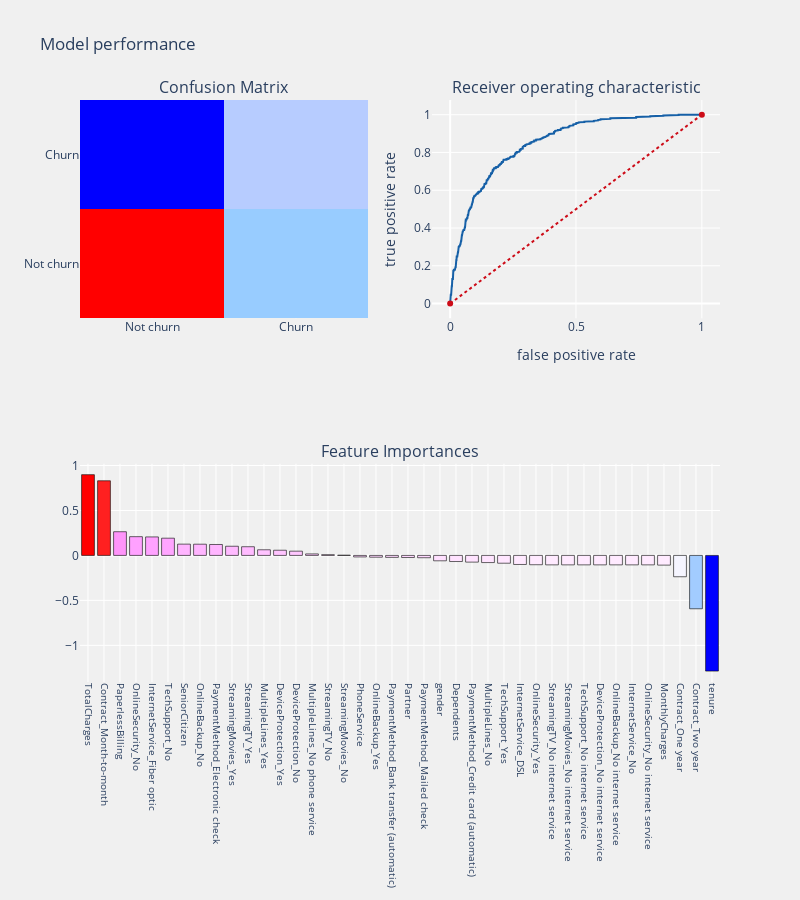

This figure's notebook cell:
### Markdown cell above
## 3.7 Support Vector Machine Classifier

### Code cell
from sklearn.svm import SVC

#Support vector classifier
#using linear hyper plane
svc_lin  = SVC(C=1.0, cache_size=200, class_weight=None, coef0=0.0,
               decision_function_shape='ovr', degree=3, gamma=1.0, kernel='linear',
               max_iter=-1, probability=True, random_state=None, shrinking=True,
               tol=0.001, verbose=False)

cols = [i for i in telcom.columns if i not in Id_col + target_col]
telecom_churn_prediction(svc_lin,os_smote_X,test_X,os_smote_Y,test_Y,
                         cols,"coefficients",threshold_plot = False)

### Figure 1 — Plotly figure (JSON) as saved in the notebook; plotly's stock layout.template omitted (floating-point values rounded to 4 significant figures; data arrays with more than 128 entries replaced by an {"elided": "..."} marker saying what was removed)
{"data": [{"colorscale": [[0, "rgb(0,0,255)"], [0.1, "rgb(51,153,255)"], [0.2, "rgb(102,204,255)"], [0.3, "rgb(153,204,255)"], [0.4, "rgb(204,204,255)"], [0.5, "rgb(255,255,255)"], [0.6, "rgb(255,204,255)"], [0.7, "rgb(255,153,255)"], [0.8, "rgb(255,102,204)"], [0.9, "rgb(255,102,102)"], [1, "rgb(255,0,0)"]], "name": "matrix", "showscale": false, "type": "heatmap", "x": ["Not churn", "Churn"], "xaxis": "x", "y": ["Not churn", "Churn"], "yaxis": "y", "z": [[924, 344], [97, 393]]}, {"line": {"color": "rgb(22, 96, 167)", "width": 2}, "name": "Roc : 0.7653737204661045", "type": "scatter", "x": {"elided": "482 float values"}, "xaxis": "x2", "y": {"elided": "482 float values"}, "yaxis": "y2"}, {"line": {"color": "rgb(205, 12, 24)", "dash": "dot", "width": 2}, "type": "scatter", "x": [0, 1], "xaxis": "x2", "y": [0, 1], "yaxis": "y2"}, {"marker": {"color": [0.8983, 0.8304, 0.2636, 0.2086, 0.2058, 0.1918, 0.1256, 0.1248, 0.1216, 0.1022, 0.09679, 0.06274, 0.05774, 0.04736, 0.01673, 0.00832, 0.002927, -0.01673, -0.01972, -0.02159, -0.02341, -0.02566, -0.05984, -0.06794, -0.07438, -0.07947, -0.08664, -0.1007, -0.1035, -0.1051, -0.1051, -0.1051, -0.1051, -0.1051, -0.1051, -0.1051, -0.1077, -0.2371, -0.5933, -1.286], "colorscale": [[0, "rgb(0,0,255)"], [0.1, "rgb(51,153,255)"], [0.2, "rgb(102,204,255)"], [0.3, "rgb(153,204,255)"], [0.4, "rgb(204,204,255)"], [0.5, "rgb(255,255,255)"], [0.6, "rgb(255,204,255)"], [0.7, "rgb(255,153,255)"], [0.8, "rgb(255,102,204)"], [0.9, "rgb(255,102,102)"], [1, "rgb(255,0,0)"]], "line": {"color": "black", "width": 0.6}}, "name": "coefficients", "type": "bar", "x": ["TotalCharges", "Contract_Month-to-month", "PaperlessBilling", "OnlineSecurity_No", "InternetService_Fiber optic", "TechSupport_No", "SeniorCitizen", "OnlineBackup_No", "PaymentMethod_Electronic check", "StreamingMovies_Yes", "StreamingTV_Yes", "MultipleLines_Yes", "DeviceProtection_Yes", "DeviceProtection_No", "MultipleLines_No phone service", "StreamingTV_No", "StreamingMovies_No", "PhoneService", "OnlineBackup_Yes", "PaymentMethod_Bank transfer (automatic)", "Partner", "PaymentMethod_Mailed check", "gender", "Dependents", "PaymentMethod_Credit card (automatic)", "MultipleLines_No", "TechSupport_Yes", "InternetService_DSL", "OnlineSecurity_Yes", "StreamingTV_No internet service", "StreamingMovies_No internet service", "TechSupport_No internet service", "DeviceProtection_No internet service", "OnlineBackup_No internet service", "InternetService_No", "OnlineSecurity_No internet service", "MonthlyCharges", "Contract_One year", "Contract_Two year", "tenure"], "xaxis": "x3", "y": [0.8983, 0.8304, 0.2636, 0.2086, 0.2058, 0.1918, 0.1256, 0.1248, 0.1216, 0.1022, 0.09679, 0.06274, 0.05774, 0.04736, 0.01673, 0.00832, 0.002927, -0.01673, -0.01972, -0.02159, -0.02341, -0.02566, -0.05984, -0.06794, -0.07438, -0.07947, -0.08664, -0.1007, -0.1035, -0.1051, -0.1051, -0.1051, -0.1051, -0.1051, -0.1051, -0.1051, -0.1077, -0.2371, -0.5933, -1.286], "yaxis": "y3"}], "layout": {"annotations": [{"font": {"size": 16}, "showarrow": false, "text": "Confusion Matrix", "x": 0.225, "xanchor": "center", "xref": "paper", "y": 1, "yanchor": "bottom", "yref": "paper"}, {"font": {"size": 16}, "showarrow": false, "text": "Receiver operating characteristic", "x": 0.775, "xanchor": "center", "xref": "paper", "y": 1, "yanchor": "bottom", "yref": "paper"}, {"font": {"size": 16}, "showarrow": false, "text": "Feature Importances", "x": 0.5, "xanchor": "center", "xref": "paper", "y": 0.375, "yanchor": "bottom", "yref": "paper"}], "autosize": false, "height": 900, "margin": {"b": 195}, "paper_bgcolor": "rgba(240,240,240, 0.95)", "plot_bgcolor": "rgba(240,240,240, 0.95)", "showlegend": false, "title": {"text": "Model performance"}, "width": 800, "xaxis": {"anchor": "y", "domain": [0, 0.45]}, "xaxis2": {"anchor": "y2", "domain": [0.55, 1], "title": {"text": "false positive rate"}}, "xaxis3": {"anchor": "y3", "domain": [0, 1], "showgrid": true, "tickangle": 90, "tickfont": {"size": 10}}, "yaxis": {"anchor": "x", "domain": [0.625, 1]}, "yaxis2": {"anchor": "x2", "domain": [0.625, 1], "title": {"text": "true positive rate"}}, "yaxis3": {"anchor": "x3", "domain": [0, 0.375]}}}
